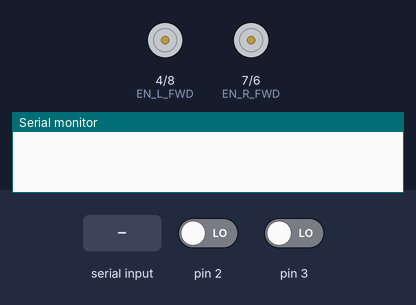
Bench run of a sketch on a simulated Arduino Uno, built with avr-gcc and run on an emulated ATmega328P. On the bench: motor-driver pin pairs drawn as motors (green arrow = first pin HIGH = forward, orange = second pin HIGH = backward, longer = more drive, scaled by the enable pin), the last lines printed to the serial monitor. The inputs (shaded band) are chosen by the test bench; at power-on: pin 2 LOW, pin 3 LOW.

Above: at 1.2 s.
1.3 s: "30,150\n" received over Serial
At 2.8 s:
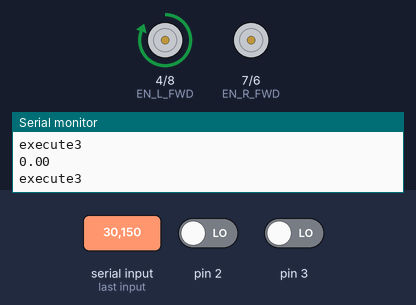
3.1 s: "2\n" received over Serial
At 4.5 s:
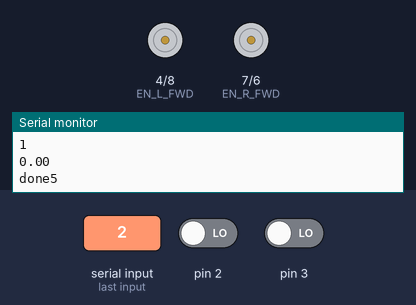
4.8 s: "0\n" received over Serial
At 6.1 s:
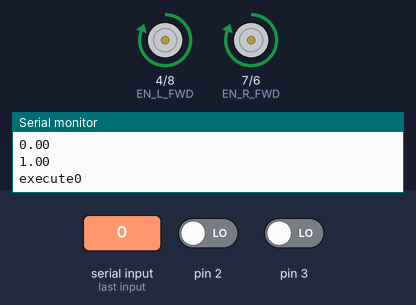
Timing chart, 0 to 7.8 s (numbered marks = the images above; inputs shaded):
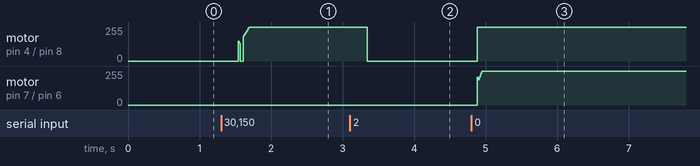

The sketch:

arduino.ino
```cpp
// import functions
#include "communication.h"
//#include "motorcontrol.h"
#include "movement.h"

// global variables
#define PWM_L 9
#define PWM_R 5

#define EN_L_BWD 8
#define EN_L_FWD 4

#define EN_R_BWD 6
#define EN_R_FWD 7

#define CURRENT_CHARGE 0
#define CURRENT_LOAD 1

const int timeout = 1000/50;
const float pi = 3.14159;

// the setup function runs once when you press reset or power the board
void setup() {
  analogWrite(PWM_R, 0);
  analogWrite(PWM_L, 0);
  digitalWrite(EN_L_FWD, LOW);
  digitalWrite(EN_L_BWD, LOW);
  digitalWrite(EN_R_FWD, LOW);
  digitalWrite(EN_R_BWD, LOW);

  pinMode(PWM_L, OUTPUT);
  pinMode(PWM_R, OUTPUT);
  pinMode(EN_L_FWD, OUTPUT);
  pinMode(EN_L_BWD, OUTPUT);
  pinMode(EN_R_FWD, OUTPUT);
  pinMode(EN_R_BWD, OUTPUT);

  Serial.begin(9600);
  Serial.setTimeout(timeout);
}

void loop()
{
// initialize variables

  // recieve rpi information
  int mov_type = -1;
  float x_d = 0.0;
  float y_d = 1.0;
  float turn_r = 0.0;
  float drive_m = 0.0;
  float turn_deg = 0.0;
  float stop_sec = 0.0;

  // position(outer) control loop (pcontrol_freq)
  while(1)
  {
    // receive rpi information
    rpi2arduino(mov_type, x_d, y_d, turn_r, drive_m, turn_deg, stop_sec);

    // act according to selected movement type
    movement(mov_type, x_d, y_d, turn_r, drive_m, turn_deg, stop_sec);
  }
}
```

communication.cpp
```cpp
// import libraries
#include <Arduino.h>
#include "communication.h"


// functions
void rpi2arduino(int &mov_type, float &x_d, float &y_d, float &turn_r, float &drive_m, float &turn_deg, float &stop_sec)
{
  // initialize rpiData
  String rpiData;

  if(Serial.available()) // Don't read unless
  {
    // read serial data from raspberry pi
    //rpiData = Serial.readStringUntil('e');
    rpiData = Serial.readString();
    //Serial.println(rpiData);

    mov_type = rpiData[0] - '0';  // convert the character '1'-'9' to decimal 1-9
    int end_index = 0;
    int begin_index = 2;

    // if movement type is drive between lines (mov_type = 0) then read x and y position of goal point
    if(mov_type == 0 && rpiData[1] == 'x')//rpiData[1] == 'x'  //mov_type == 0
    {
      x_d = read_data(begin_index, rpiData, end_index);
      //Serial.println(x_d);

      if(mov_type == 0 && rpiData[1 + end_index] == 'y')
      {
        y_d = read_data(begin_index + end_index, rpiData, end_index);
        //Serial.println(y_d);
      }
    }

    // if movement type is turn left (mov_type = 1) then read turn radius
    if(mov_type == 1 && rpiData[1] == 'r')
    {
      turn_r = read_data(begin_index, rpiData, end_index);
      //Serial.println(turn_r);
    }

    // if movement type is drive (mov_type = 2) then read distance
    if(mov_type == 2 && rpiData[1] == 'd')
    {
      drive_m = read_data(begin_index, rpiData, end_index);
      //Serial.println(drive_m);
    }

    // if movement type is turn left (mov_type = 3) then read turn radius
    if(mov_type == 3 && rpiData[1] == 'r')
    {
      turn_r = read_data(begin_index, rpiData, end_index);
      //Serial.println(turn_r);
    }

    // if movement type is turn (mov_type = 4) then read degrees
    if(mov_type == 4 && rpiData[1] == 'a')
    {
      turn_deg = read_data(begin_index, rpiData, end_index);
      //Serial.println(turn_deg);
    }

    // if movement type is stop (mov_type = 5) then read stop time
    if(mov_type == 5 && rpiData[1] == 't')
    {
      stop_sec = read_data(begin_index, rpiData, end_index);
      //Serial.println(stop_sec);
    }
  }
}


float read_data(int begin_index, String rpiData, int &end_index)
{
  int k = 0;
  int sign = 1;
  int commals = 0;
  int commal = 0;
  float comma = 1.0;      // float is necessary, because pow() gives a float: then turning into 'int' causes rounding/trunancation errors
  int data[10];
  float data_num = 0.0;

  // to proces negative numbers
  if (rpiData[begin_index] == '-')
  {
    sign = -1;
    begin_index++;
  }

  // turn number string into integers
  while(rpiData[begin_index + k + commals] != '|')
  {
    // to proces floats
    if (rpiData[begin_index + k] == '.')
    {
      commals = 1;     // a comma is present in the number
      commal = k;      // comma location
    }

    data[k] = rpiData[begin_index + k + commals]  - '0';
    //Serial.println(data[k]);
    k++;
  }
  end_index = begin_index + k + commals;
  //Serial.println(end_index);

  // concatenate integer numbers saved in data array
  int l = 0;
  while(l < k)
  {
    data_num = data_num + data[k-1-l]*pow(10,l);
    //Serial.println(data_num);
    l++;
  }

  // transform data_num into positive or negative float
  if (commals)
  {
    //Serial.println(end_index);
    //Serial.println(end_index - 1 - (begin_index + commal));
    comma = pow(10, (end_index - 1 - (begin_index + commal)));
  }
  //Serial.println(comma);
  data_num = sign*data_num/comma;
  //Serial.println(data_num);
  return data_num;
}
```

communication.h
```cpp
#ifndef COMMUNICATION_H
#define COMMUNICATION_H

// import libraries
#include <Arduino.h>

// functions
void rpi2arduino(int &mov_type, float &x_d, float &y_d, float &turn_r, float &drive_m, float &turn_deg, float &stop_sec);
float read_data(int begin_index, String rpiData, int &end_index);

#endif
```

inversekin.ino
```cpp

```

motorcontrol.cpp
```cpp
// import libraries
#include <Arduino.h>
#include "motorcontrol.h"


// functions
void pcontrol(float phi_d, float phi_a, float &omega, float &v, float &e_old, float &E)
{
  // PID controller for omega (rotation speed)
  const float Kp = 0.1;
  const float Ki = 0.0;
  const float Kd = 0.0;

  float e = phi_d - phi_a;
  float e_dot = e - e_old;
  E = E + e;
  e_old = e;

  omega = Kp*e + Ki*E + Kd*e_dot;
  v = 0.25;            // base speed [m/s]
}

float scontrol(float theta_dot_d, float theta_dot_a, float &e_old, float &E)
{
  // state space controller
//  const int K[2] = {0.3101, -0.0688 };
//  const int F = 0;
//  float r = theta_dot_d;
//  float x1 = theta_dot_a;
//  float x2 = dc_current_a;
//  float c = K[0]*x1 + K[1]*x2 + F*r

  // PID controller for c (duty cycle)
  const float Kp = 0.1;
  const float Ki = 0.01;
  const float Kd = 0.02;

  float e = theta_dot_d - theta_dot_a;
  float e_dot = e - e_old;
  E = E + e;
  e_old = e;

  float c = Kp*e + Ki*E + Kd*e_dot;
  if ( c > 1)
  {
    c = 1;
  }
  else if (c < -1)
  {
    c = -1;
  }
  return c;
}

//float scontrol_l(float theta_dot_d, float theta_dot_a, float &e_old_l, float &E_l)
//{
//  // PID controller for c (duty cycle)
//  const float Kp = 1.0;
//  const float Ki = 0.0;
//  const float Kd = 0.0;
//
//  float e = theta_dot_d - theta_dot_a;
//  float e_dot_l = e - e_old_l;
//  E_l = E_l + e;
//  e_old_l = e;
//
//  float c = Kp*e + Ki*E_l + Kd*e_dot_l;
//  if ( c > 1)
//  {
//    c = 1;
//  }
//  else if (c < -1)
//  {
//    c = -1;
//  }
//  return c;
//}
//
//float scontrol_r(float theta_dot_d, float theta_dot_a, float &e_old_r, float &E_r)
//{
//  // PID controller for c (duty cycle)
//  const float Kp = 1.0;
//  const float Ki = 0.0;
//  const float Kd = 0.0;
//
//  float e = theta_dot_d - theta_dot_a;
//  float e_dot_r = e - e_old_r;
//  E_r = E_r + e;
//  e_old_r = e;
//
//  float c = Kp*e + Ki*E_r + Kd*e_dot_r;
//  if ( c > 1)
//  {
//    c = 1;
//  }
//  else if (c < -1)
//  {
//    c = -1;
//  }
//  return c;
//}


void setMotor(const unsigned char cucPWM, const unsigned char cucFWD , const unsigned char cucBWD, const int ciSpeed)
{
  if (ciSpeed < 0)
  {
    digitalWrite(cucFWD, LOW);
    digitalWrite(cucBWD, LOW);
    digitalWrite(cucFWD, LOW);
    digitalWrite(cucBWD, HIGH);
  }
  else
  {
    digitalWrite(cucFWD, LOW);
    digitalWrite(cucBWD, LOW);
    digitalWrite(cucFWD, HIGH);
    digitalWrite(cucBWD, LOW);
  }

  analogWrite(cucPWM, abs(ciSpeed));
}


//        // PID controller for c (duty cycle)
//        const float Kp = 2.0;
//        const float Ki = 0.0;
//        const float Kd = 0.0;
//
//        float e = theta_dot_d_l - theta_dot_a_l;
//        float e_dot_l = e - e_old_l;
//        E_l = E_l + e;
//        e_old_l = e;
//        float c_l = Kp*e + Ki*E_l + Kd*e_dot_l;
//
//        e = theta_dot_d_r - theta_dot_a_r;\
//        float e_dot_r = e - e_old_r;
//        E_r = E_r + e;
//        e_old_r = e;
//        float c_r = Kp*e + Ki*E_r + Kd*e_dot_r;
```

motorcontrol.h
```cpp
#ifndef MOTORCONTROL_H
#define MOTORCONTROL_H

// import libraries
#include <Arduino.h>

//functions
void pcontrol(float phi_d, float phi_a, float &omega, float &v, float &e_old, float &E);
float scontrol(float theta_dot_d, float theta_dot_a, float &e_old, float &E);
float scontrol_l(float theta_dot_d, float theta_dot_a, float &e_old_l, float &E_l);
float scontrol_r(float theta_dot_d, float theta_dot_a, float &e_old_r, float &E_r);
void setMotor(const unsigned char cucPWM, const unsigned char cucFWD , const unsigned char cucBWD, const int ciSpeed);

#endif
```

movement.h
```cpp
#ifndef MOVEMENT_H
#define MOVEMENT_H

// import libraries
#include <Arduino.h>

// functions
void movement(int mov_type, float x_d, float y_d, float turn_r, float drive_m, float turn_deg, float stop_sec);
void sleep(float sensor_time, float ts);

#endif
```

sensors.cpp
```cpp
// import libraries
#include <Arduino.h>
#include "sensors.h"

// global variables
const float pi = 3.14159;
float ppr = 456; // 12*34 (12 magnets with a 1:34 gear ratio) however 456 was measured with 10 rounds

// functions
// angular velocity from motor encoders
float avelocity(float motor_encoder_srtime_previous, int pulse_count, int pulse_count_old)
{
  // end read time of encoder
  float motor_encoder_ertime = micros();

  // calculate differences
  float dt = (motor_encoder_ertime - motor_encoder_srtime_previous)/1000000; // [s] dt is always the same value if the loops run at their specified speeds? not always exactly (5 or 6 ms)
  float dp = pulse_count - pulse_count_old;  // cast into float or divisions might result in 0

  // pulse2rad (12 magnets in sensor, gear ratio 34:1)
  float ds = pulse2rad(dp);   // [rad] //ds = dp*2*pi/(12*34);

  // calculate speed
  float theta_dot_a = ds/dt;        // [rad/s]

  // debug statements
  //Serial.println(j*5);
  //if(dp_l != 0)
  //{
  //  Serial.println(dp_l);
  //}
  //if(dp_r != 0)
  //{
  //  Serial.println(dp_r);
  //}
  //Serial.println(dt_l);
  //Serial.println(dt_r);

  return theta_dot_a;
}

float pulse2rad(int pulse)
{
  float rad = (2*pi/ppr)*pulse;
  return rad;
}

float rad2pulse(float rad)
{
  float pulse = (ppr/(2*pi))*rad;
  return pulse;
}
```

sensors.h
```cpp
#ifndef SENSORS_H
#define SENSORS_H

// import libraries
#include <Arduino.h>

//functions
float avelocity(float motor_encoder_srtime_previous, int pulse_count, int pulse_count_old);
float pulse2rad(int pulse);
float rad2pulse(float rad);

#endif
```

Source omitted: movement.cpp (12336 bytes)

Measured:
- after the input at 3.1 s, motor on pin 4 (EN_L_FWD) / pin 8 (EN_L_BWD): forward 255/255 → stopped after 0.24 s
- after the input at 4.8 s, motor on pin 4 (EN_L_FWD) / pin 8 (EN_L_BWD), motor on pin 7 (EN_R_FWD) / pin 6 (EN_R_BWD): stopped → forward 255/255 after 0.08 s
